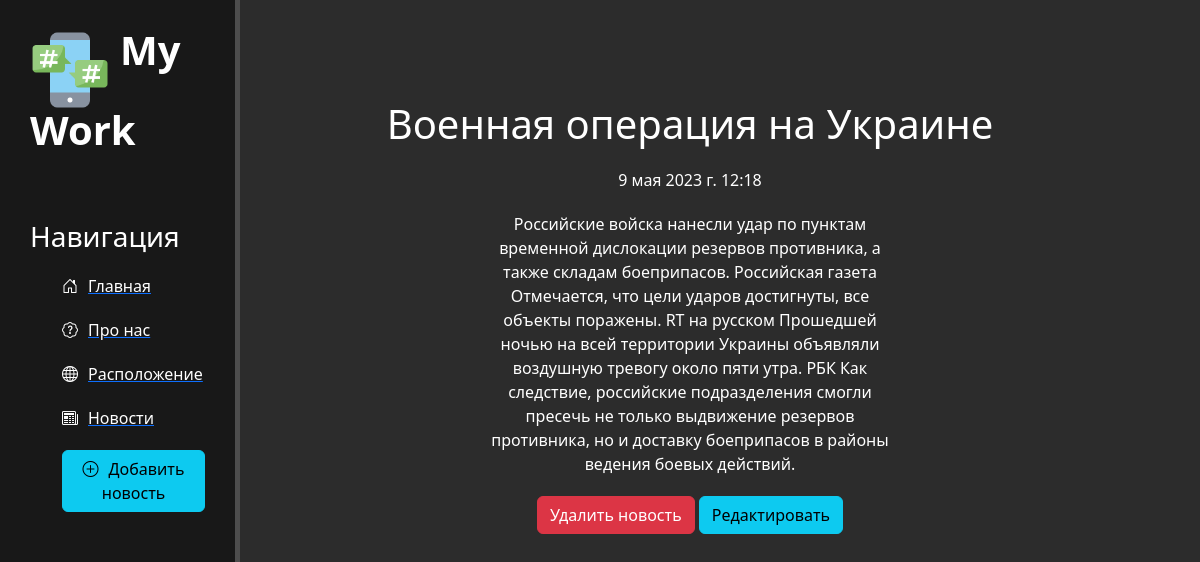
Before: /news/2 with the older database file.
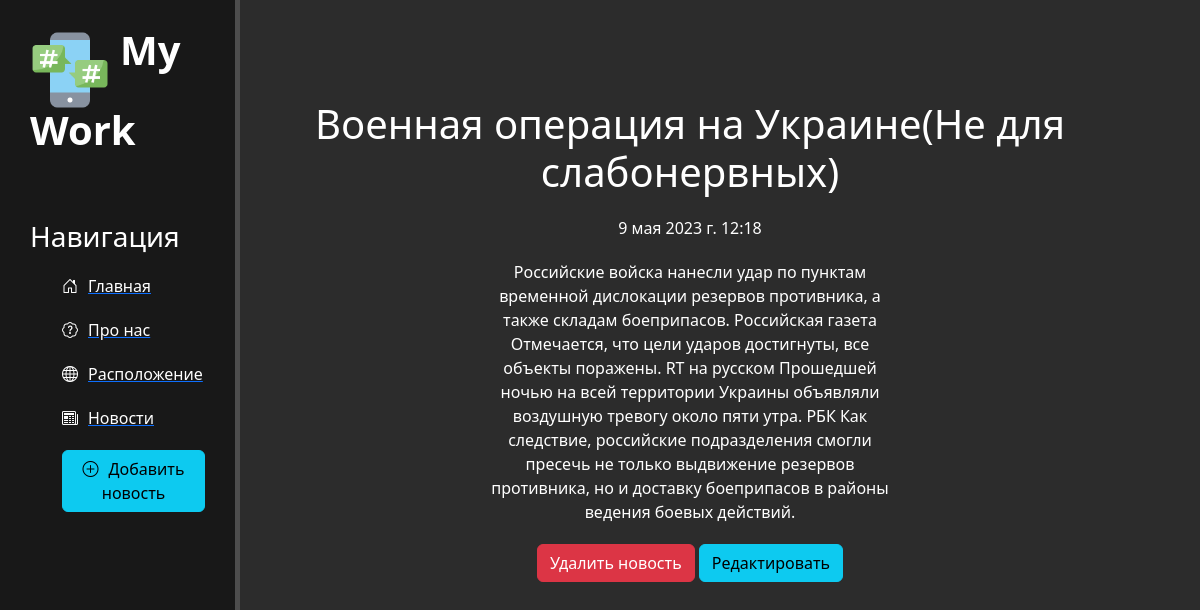
After: the same page with the newer database file.
### news/models.py (models this page shows, shortened)
class Articles(models.Model):
    title = models.CharField('Название', max_length=50, default='')
    anons = models.CharField('Анонс', max_length=250)
    full_text = models.TextField('Статья')
    date = models.DateTimeField('Дата публикации')
    class Meta:
        verbose_name = 'Новость'
        verbose_name_plural = 'Новости'

### news/views.py (the view)
# urls.py: path('<int:pk>', views.NewsDetailView.as_view(), name='news-detail'),
class NewsDetailView(DetailView):
    model = Articles
    template_name = 'news/details_view.html'
    context_object_name = 'article'

### news/templates/news/details_view.html (shortened to what this page needs)
{% extends 'main/layout.html' %}
{% block content %}
    <div class="features">
        <h1>{{ article.title }}</h1>
        <p> {{ article.date }} </p>
        <p>{{ article.full_text }}</p>
        <a href="{% url 'news-delete' article.id %}" class="btn btn-danger">Удалить новость</a>
        <a href="{% url 'news-update' article.id %}" class="btn btn-info">Редактировать</a>
    </div>
{% endblock %}

Changed rows visible on the page:
changed Articles: title "Военная операция на Украине" → "Военная операция на Украине(Не для слабонервных)"
